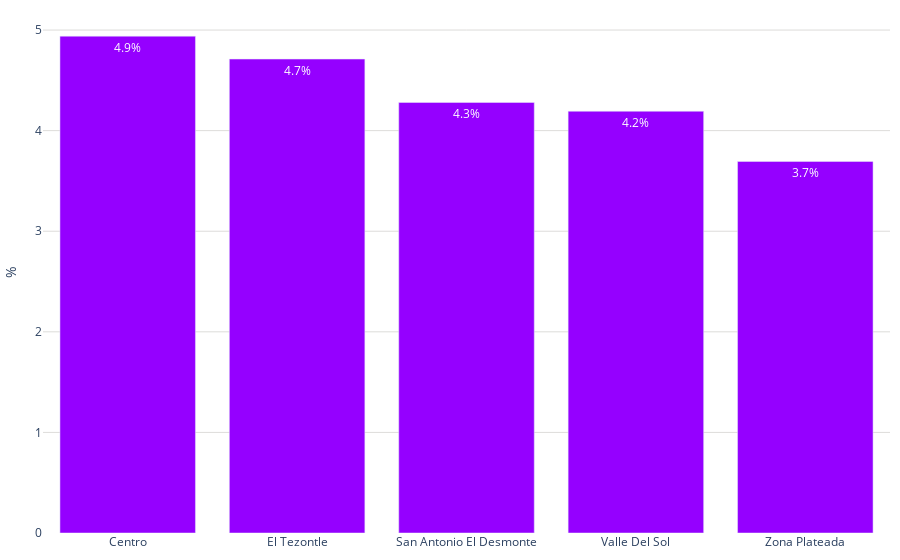

Write notebook code for a chart like this one.
### Code cell
fig = go.Figure()
porcentajes = colonias_predominantes['porcentaje']
colonias = colonias_predominantes['colonia']
# Agregar los datos como barras
fig.add_trace(go.Bar(
    x=colonias,  # Eje x: Modalidades
    y=porcentajes,  # Eje y: Porcentajes
     marker_color='#9500ff',   # Especifica los colores de las barras
    text=porcentajes,  # Texto que se mostrará en las barras (porcentaje)
    textposition='inside',  # Posición del texto (puede ser 'inside' o 'outside')
    texttemplate='%{text:.1f}%',  # Formato del texto (porcentaje con un decimal)
))

# Personalizar el diseño de la gráfica
fig.update_layout(
    #title='Colonias Predominantes en Tulancingo',  # Título de la gráfica
    #xaxis=dict(title='%'),  # Título del eje x
    yaxis=dict(
        title='%', # Título del eje y
        gridcolor='#dddcda', # Color de las líneas que dividen los rangos del eje Y
        #gridwidth=1,
    ),  margin=dict(l=10, r=10, t=10, b=10),  # Ajusta los márgenes (left, right, top, bottom) 
    plot_bgcolor='rgba(0,0,0,0)',  # Color de fondo del gráfico
)
# Exportar gráfica como archivo HTML
def guardar_grafico_como_html(fig, nombre_archivo, carpeta='assets/graficas'):
    # Crear la carpeta si no existe
    if not os.path.exists(carpeta):
        os.makedirs(carpeta)
    # Configuración personalizada para la gráfica
    config = {
        'displaylogo': False,  # Ocultar el logo de Plotly
        'modeBarButtonsToRemove': [
            'toImage',       # Botón para guardar como imagen
            'select2d',      # Box select
            'lasso2d',       # Lasso select
            'resetScale2d',  # Reset Axes
        ]
    }

    # Guardar la gráfica como archivo HTML
    pio.write_html(fig, f'{carpeta}/{nombre_archivo}.html', config=config)

guardar_grafico_como_html(fig, 'g_bar_colonias_predominantes', carpeta='assets/graficas')
fig.show()

### Figure 1 — Plotly figure (JSON) as saved in the notebook; plotly's stock layout.template omitted (floating-point values rounded to 4 significant figures)
{"data": [{"marker": {"color": "#9500ff"}, "text": [4.939, 4.712, 4.28, 4.193, 3.694], "textposition": "inside", "texttemplate": "%{text:.1f}%", "type": "bar", "x": ["Centro", "El Tezontle", "San Antonio El Desmonte", "Valle Del Sol", "Zona Plateada"], "y": [4.939, 4.712, 4.28, 4.193, 3.694]}], "layout": {"margin": {"b": 10, "l": 10, "r": 10, "t": 10}, "plot_bgcolor": "rgba(0,0,0,0)", "yaxis": {"gridcolor": "#dddcda", "title": {"text": "%"}}}}
